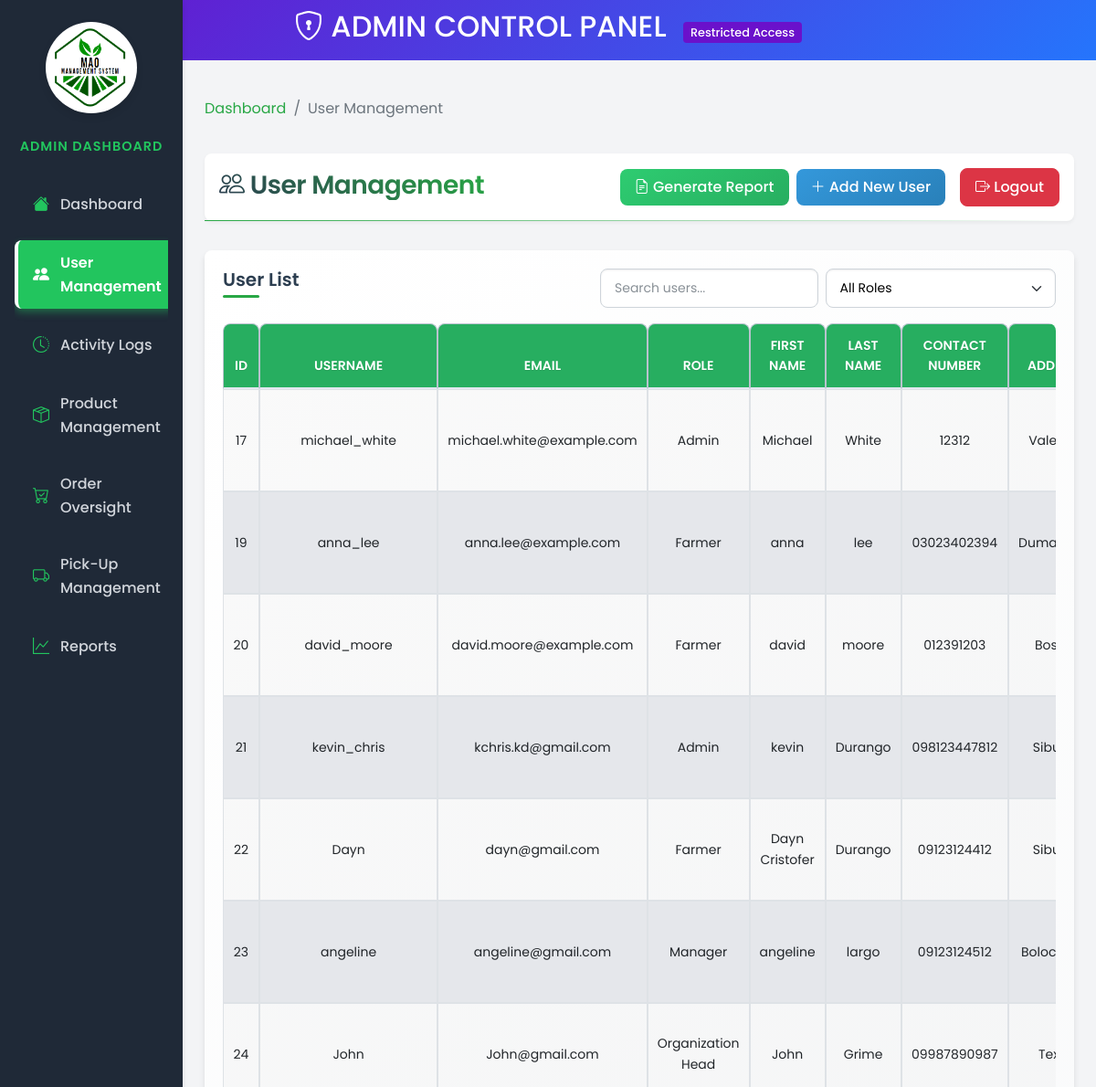
Before: /views/admin/user-management.php (signed in, upper part) with the older database file.
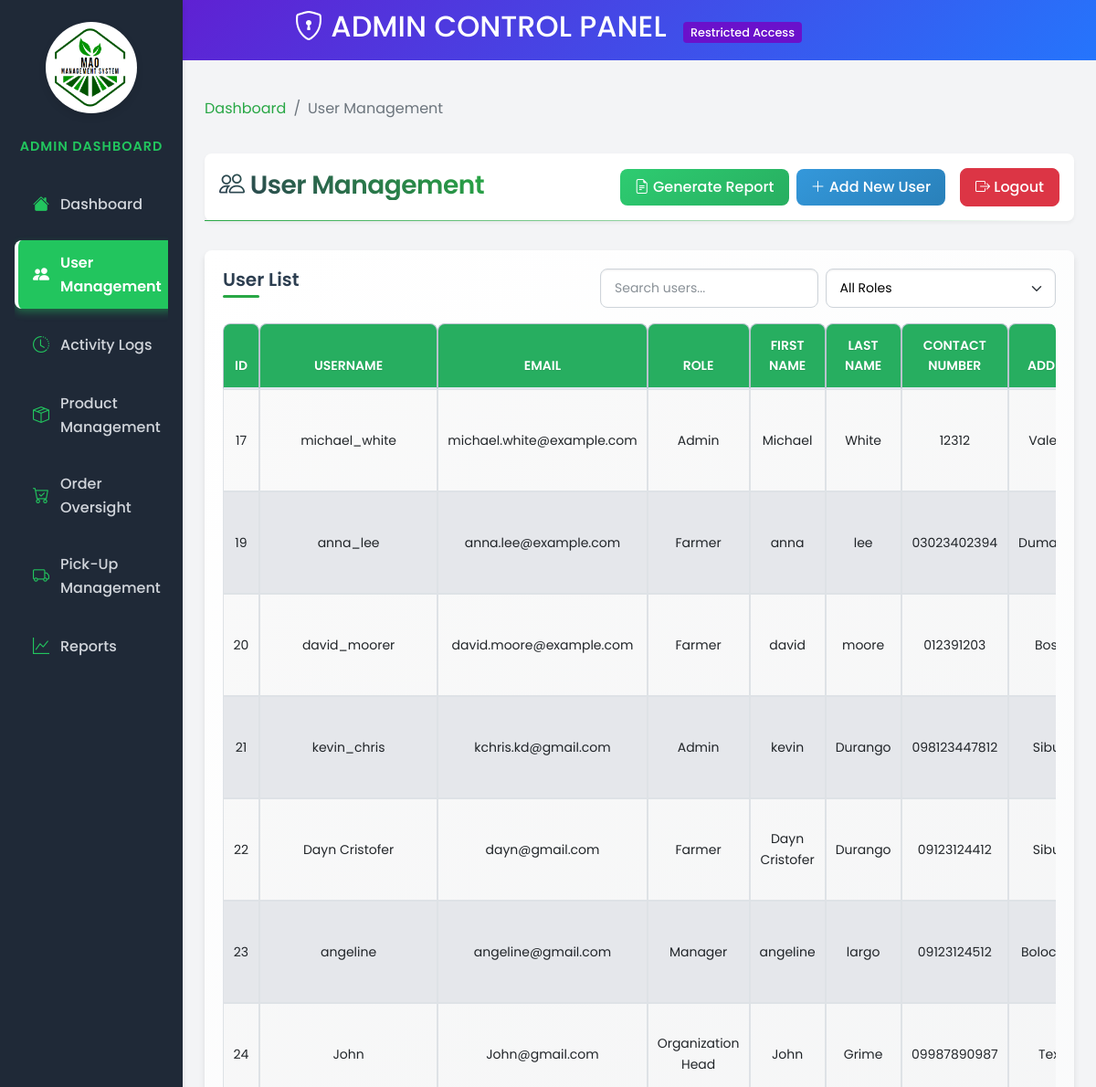
After: the same page with the newer database file.
### tables this page shows
CREATE TABLE `users` (
  `user_id` int(11) NOT NULL,
  `username` varchar(50) NOT NULL,
  `password` varchar(255) NOT NULL,
  `email` varchar(100) NOT NULL,
  `role_id` int(11) DEFAULT NULL,
  `created_at` timestamp NOT NULL DEFAULT current_timestamp(),
  `updated_at` timestamp NOT NULL DEFAULT current_timestamp() ON UPDATE current_timestamp(),
  `first_name` varchar(100) NOT NULL,
  `last_name` varchar(100) NOT NULL,
  `contact_number` varchar(20) DEFAULT NULL,
  `address` text DEFAULT NULL
);

### models/user.php (called while the page is built, shortened)
<?php
require_once 'Database.php';
class User
{
    private $conn;
    public function __construct()
    {
        $database = new Database();
        $this->conn = $database->connect();
    }
    public function getUsers()
    {
        try {
            $query = "SELECT user_id, username, email, role_id, first_name, last_name, contact_number, address FROM users";
            $stmt = $this->conn->query($query);
            return $stmt->fetchAll(PDO::FETCH_ASSOC);
        } catch (PDOException $e) {
            die("Error fetching users: " . $e->getMessage());
        }
    }
    public function getRoles()
    {
        try {
            $query = "SELECT * FROM roles";
            $stmt = $this->conn->query($query);
            return $stmt->fetchAll(PDO::FETCH_ASSOC);
        } catch (PDOException $e) {
            die("Error fetching roles: " . $e->getMessage());
        }
    }
}
?>

### models/database.php (called while the page is built)
<?php
class Database {
    private $host = 'localhost';
    private $db = 'farmersmarketdb';
    private $user = 'root';
    private $pass = '';
    private $charset = 'utf8mb4';
    public $conn;
    public function connect() {
        if ($this->conn === null) {
            try {
                $dsn = "mysql:host=$this->host;dbname=$this->db;charset=$this->charset";
                $this->conn = new PDO($dsn, $this->user, $this->pass);
                $this->conn->setAttribute(PDO::ATTR_ERRMODE, PDO::ERRMODE_EXCEPTION);
            } catch (PDOException $e) {
                echo 'Connection failed: ' . $e->getMessage();
                exit;
            }
        }
        return $this->conn;
    }
}
?>

### views/admin/user-management.php (the view, shortened to what the changed rows need)
<?php
require_once '../../models/User.php';
$userClass = new User();
$users = $userClass->getUsers();
$roles = $userClass->getRoles();
?>
<!DOCTYPE html>
<html lang="en">
<head>
  <link href="https://stackpath.bootstrapcdn.com/bootstrap/4.5.2/css/bootstrap.min.css" rel="stylesheet">
  <link href="https://cdn.jsdelivr.net/npm/bootstrap-icons/font/bootstrap-icons.css" rel="stylesheet">
  <link rel="stylesheet" href="../../public/style/admin.css">
  <link rel="stylesheet" href="../../public/style/admin-sidebar.css">
  <link rel="stylesheet" href="../../public/style/user-management.css">
</head>
<body>
  <div class="admin-header text-center">
    <h2><i class="bi bi-shield-lock"></i> ADMIN CONTROL PANEL <span class="admin-badge">Restricted Access</span></h2>
  </div>
  <div class="container-fluid">
    <div class="row">
      <main role="main" class="col-md-9 ml-sm-auto col-lg-10 px-4 py-4">
        <div class="page-header">
          <h1 class="h2"><i class="bi bi-people"></i> User Management</h1>
        </div>
        <div class="card custom-card table-container mb-4">
          <div class="card-body">
            <div class="table-responsive">
              <table class="table table-hover table-striped table-bordered mb-0">
                <thead>
                  <tr>
                    <th>ID</th>
                    <th>Username</th>
                    <th>Email</th>
                    <th>Role</th>
                    <th>First Name</th>
                    <th>Last Name</th>
                    <th>Contact Number</th>
                    <th>Address</th>
                  </tr>
                </thead>
                <tbody>
                  <?php foreach ($users as $user): ?>
                  <tr>
                    <td><?= htmlspecialchars($user['user_id']) ?></td>
                    <td><?= htmlspecialchars($user['username']) ?></td>
                    <td><?= htmlspecialchars($user['email']) ?></td>
                    <td>
                      <?php
                        foreach ($roles as $role) {
                          if ($role['role_id'] == $user['role_id']) {
                              echo htmlspecialchars($role['role_name']);
                              break;
                          }
                        }
                      ?>
                    </td>
                    <td><?= htmlspecialchars($user['first_name']) ?></td>
                    <td><?= htmlspecialchars($user['last_name']) ?></td>
                    <td><?= htmlspecialchars($user['contact_number']) ?></td>
                    <td><?= htmlspecialchars($user['address']) ?></td>
                  </tr>
                  <?php endforeach; ?>
                </tbody>
              </table>
            </div>
          </div>
        </div>
      </main>
    </div>
  </div>
</body>
</html>

Changed rows visible on the page:
changed users "david.moore@example.com": username "david_moore" → "david_moorer"
changed users "Dayn Cristofer": username "Dayn" → "Dayn Cristofer"
